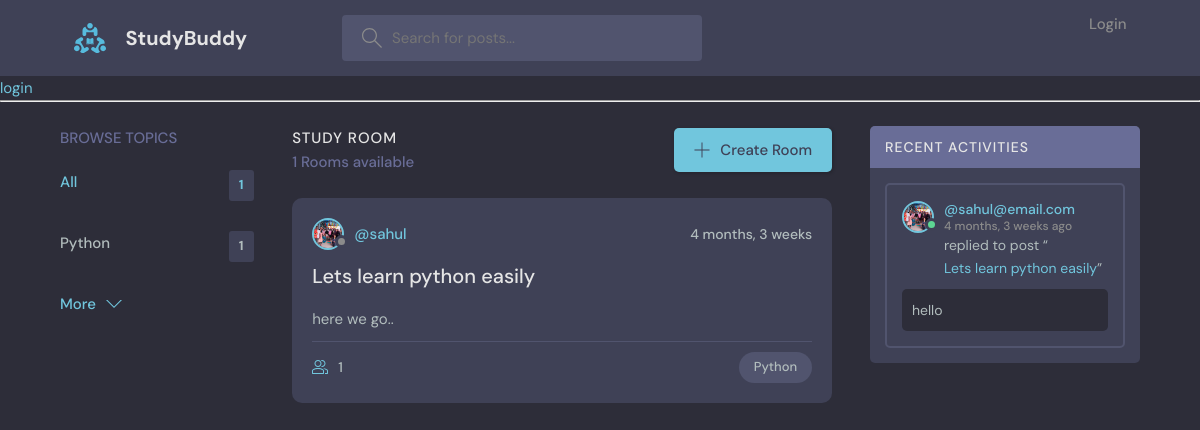
The page / on the database its author committed.
### base/models.py (models this page shows, shortened)
class Topic(models.Model):
    name = models.CharField(max_length=200)

class Room(models.Model):
    host = models.ForeignKey(User, on_delete=models.SET_NULL, null=True)
    topic = models.ForeignKey(Topic, on_delete=models.SET_NULL, null=True)
    name = models.CharField(max_length=200)
    description = models.TextField(null=True, blank=True)
    participants = models.ManyToManyField(User, related_name='participants', blank=True)
    updated = models.DateTimeField(auto_now=True)
    created = models.DateTimeField(auto_now_add=True)
    class Meta:
        ordering = ['-updated', '-created']
    def __str__(self):
        return self.name

class User(AbstractUser):
    name = models.CharField(max_length=200, null=True)
    email = models.EmailField(unique=True, null=True)
    bio = models.TextField(null=True)
    avatar = models.ImageField(null=True, default="avatar.svg")
    USERNAME_FIELD = 'email'
    REQUIRED_FIELDS = []

class Message(models.Model):
    user = models.ForeignKey(User, on_delete=models.CASCADE)
    room = models.ForeignKey(Room, on_delete=models.CASCADE)
    body = models.TextField()
    updated = models.DateTimeField(auto_now=True)
    created = models.DateTimeField(auto_now_add=True)
    class Meta:
        ordering = ['-updated', '-created']

### base/views.py (the view)
# urls.py: path('', views.home, name="home"),
def home(request):
    q = request.GET.get('q') if request.GET.get('q') != None else ''
    rooms = Room.objects.filter(
        Q(topic__name__icontains=q) |
        Q(name__icontains=q) |
        Q(description__icontains=q)
        )
    topics = Topic.objects.all()[0:5]
    room_count = rooms.count()
    room_messages = Message.objects.filter(Q(room__topic__name__icontains=q))
    context = {'rooms': rooms, 'topics': topics, 'room_count': room_count, 'room_messages': room_messages}
    return render(request, 'base/home.html', context)

### base/templates/base/home.html (shortened to what this page needs)
{% extends 'main.html' %}
{% block content %}
<main class="layout layout--3">
      <div class="container">
        <div>
       {% include 'base/topics_component.html' %}
        </div>
        <div>
          <div class="roomList">
            <div class="roomList__header">
              <div>
                <h2>Study Room</h2>
                <p>{{rooms.count}} Rooms available</p>
              </div>
              <a class="btn btn--main" href="{% url 'create-room' %}">
                <svg version="1.1" xmlns="http://www.w3.org/2000/svg" width="32" height="32" viewBox="0 0 32 32">
                  <title>add</title>
                  <path
                    d="M16.943 0.943h-1.885v14.115h-14.115v1.885h14.115v14.115h1.885v-14.115h14.115v-1.885h-14.115v-14.115z"
                  ></path>
                </svg>
                Create Room
              </a>
            </div>
          {% include 'base/feed_component.html' %}
          </div>
        </div>
        <div>
          {% include 'base/activity_component.html'%}
        </div>
      </div>
</main>
{% endblock content %}

### base/templates/base/topics_component.html
<div class="topics">
    <div class="topics__header">
      <h2>Browse Topics</h2>
    </div>
    <ul class="topics__list">
      <li>
        <a href="{% url 'home' %}" class="active">All <span>{{topics.count}}</span></a>
      </li>
      {% for topic in topics %}
      <li>
        <a href="{% url 'home' %}?q={{topic.name}}">{{topic.name}} <span>{{topic.room_set.all.count}}</span></a>
      </li>
      {% endfor %}
    </ul>
    <a class="btn btn--link" href="{% url 'topics' %}">
      More
      <svg version="1.1" xmlns="http://www.w3.org/2000/svg" width="32" height="32" viewBox="0 0 32 32">
        <title>chevron-down</title>
        <path d="M16 21l-13-13h-3l16 16 16-16h-3l-13 13z"></path>
      </svg>
    </a>
  </div>

### base/templates/base/feed_component.html (shortened to what this page needs)
{% for room in rooms %}
<div class="roomListRoom">
    <div class="roomListRoom__header">
      <a href="{% url 'user-profile' room.host.id %}" class="roomListRoom__author">
        <div class="avatar avatar--small">
          <img src="{{room.host.avatar.url}}" />
        </div>
        <span>@{{room.host.username }}</span>
      </a>
      <div class="roomListRoom__actions">
        <span>{{ room.created|timesince }}</span>
      </div>
    </div>
    <div class="roomListRoom__content">
      <a href="{% url 'room' room.id %}">{{room.name}}</a>
      <p>
        {{room.description}}
    </div>
    <div class="roomListRoom__meta">
      <a href="{% url 'room' room.id %}" class="roomListRoom__joined">
        {{room.participants.all.count}}
      </a>
      <p class="roomListRoom__topic">{{room.topic.name}}</p>
    </div>
</div>
{% endfor %}

### base/templates/base/activity_component.html (shortened to what this page needs)
<div class="activities">
    <div class="activities__header">
      <h2>Recent Activities</h2>
    </div>
    {% for message in room_messages %}
    <div class="activities__box">
        <div class="activities__boxHeader roomListRoom__header">
            <a href="{% url 'user-profile' message.user.id %}" class="roomListRoom__author">
              <div class="avatar avatar--small active">
                <img src="{{message.user.avatar.url}}" />
              </div>
              <p>
                @{{message.user}}
                <span>{{message.created|timesince}} ago</span>
              </p>
            </a>
        </div>
        <div class="activities__boxContent">
          <p>replied to post “<a href="{% url 'room' message.room.id %}">{{message.room}}</a>”</p>
          <div class="activities__boxRoomContent">
          {{message.body}}
          </div>
        </div>
      </div>
    {% endfor %}
</div>

### rows shown on the page
Topic: name "Python", room_set.all.count "1"
Room: host.avatar (picture), host.username "sahul", created "4 months, 3 weeks", name "Lets learn python easily", description "here we go..", participants.all.count "1", topic.name "Python"
Message: user.avatar (picture), user "sahul@email.com", created "4 months, 3 weeks", room "Lets learn python easily", body "hello"

### other values the page prints
{{ topics.count }} "1"
{{ rooms.count }} "1"
